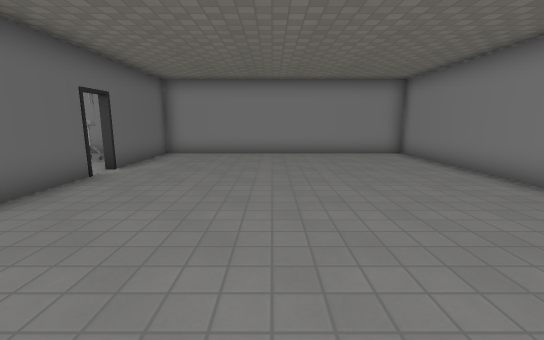
[1] (above)

24 first-person views from a walk through a 3-D level made in the Godot game engine. The camera is 1.3 m above the floor, tilts 10° down and sees 90° across. The floor is counted in squares, 1 m on a side. Each view is taken from the middle of a square. On the plan, view 1 faces up. The plan holds only what a view shows up to about 13 squares ahead; the rest is blank. The place goes on beyond the plan. Door leaves are left out where a doorway can be walked through. Some surface patterns are stand-ins.

[2]
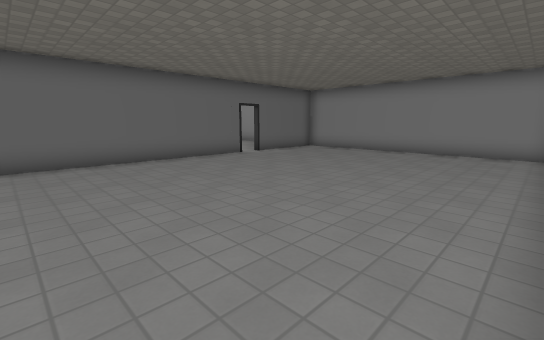

[3]
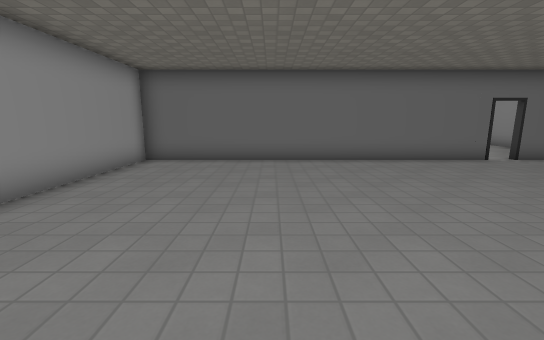

[4]
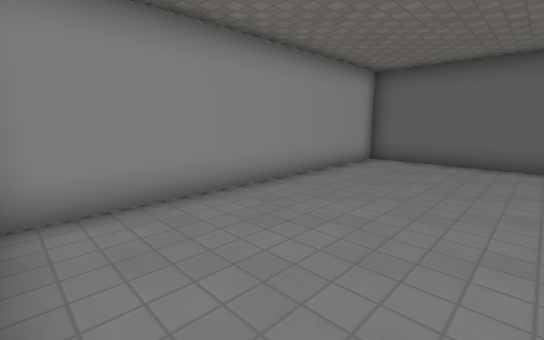

[5]
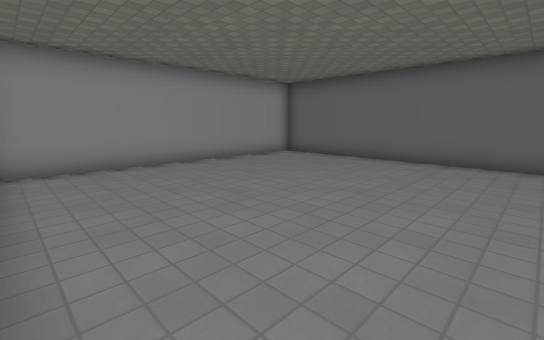

[6]
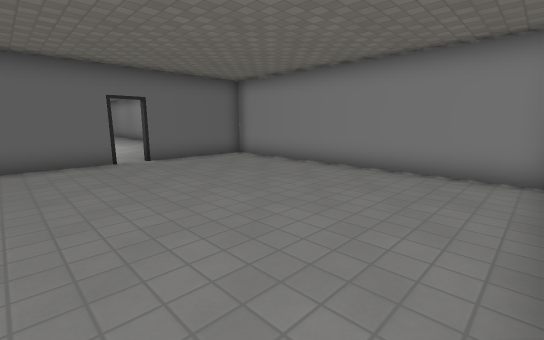

[7]
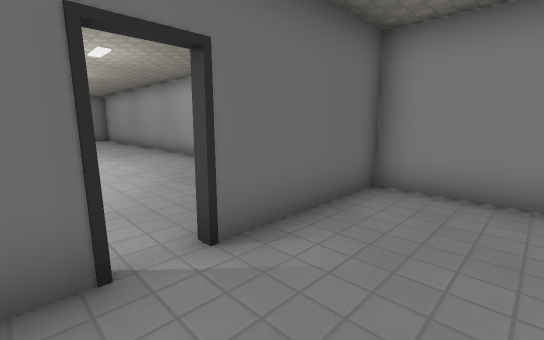

[8]
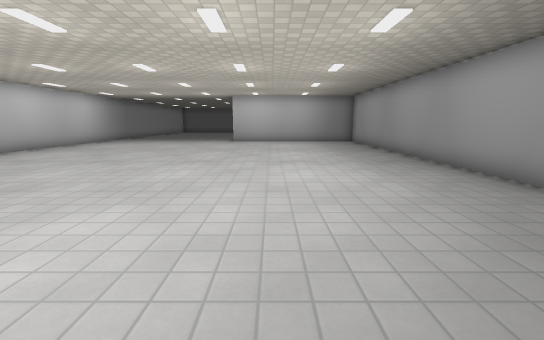

[9]
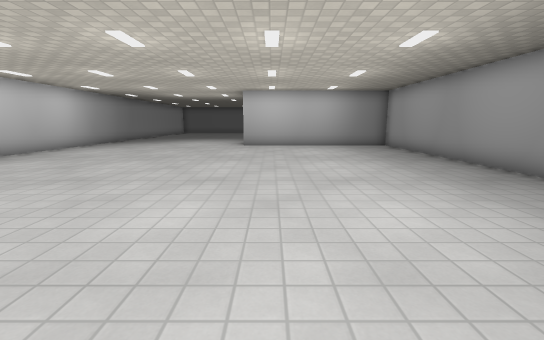

[10]
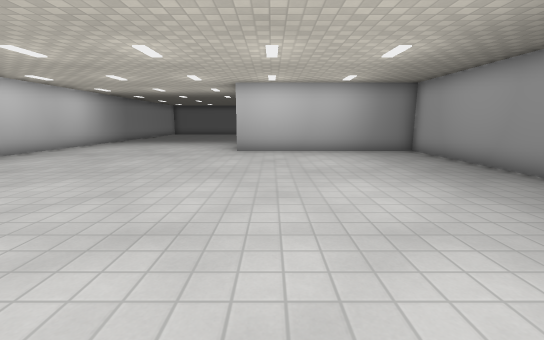

[11]
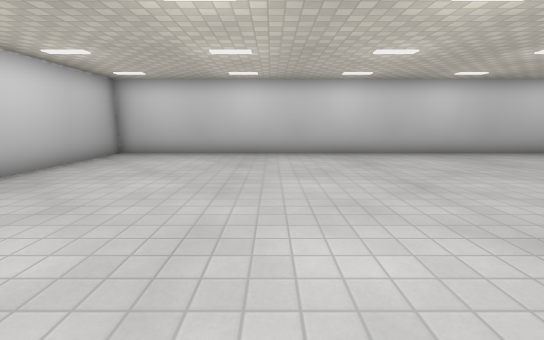

[12]
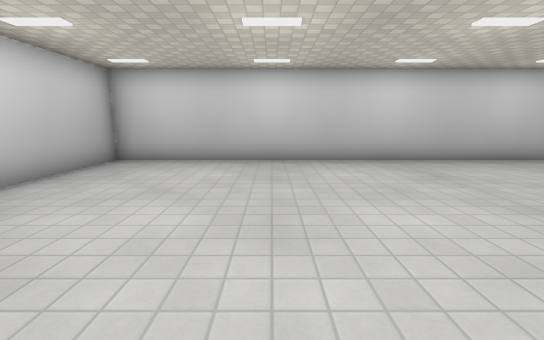

[13]
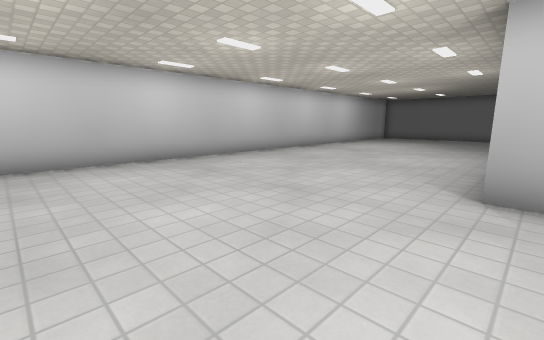

[14]
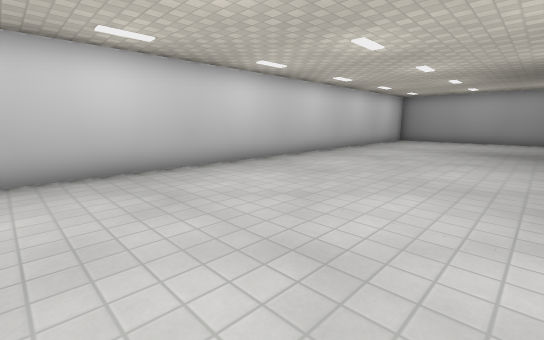

[15]
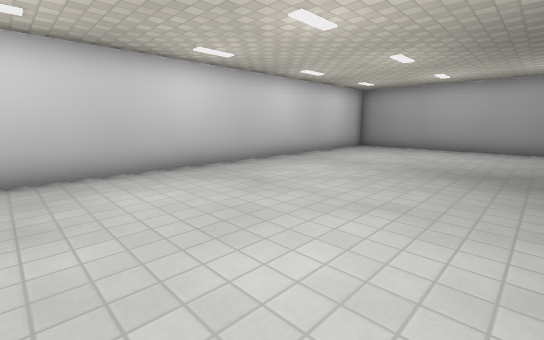

[16]
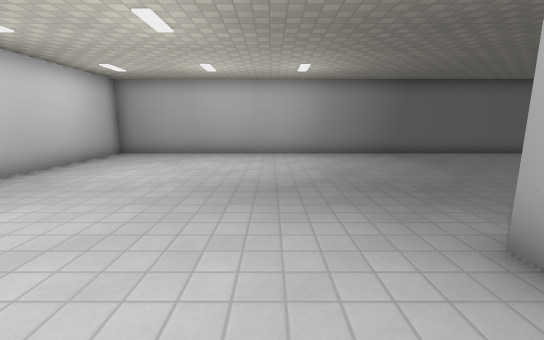

[17]
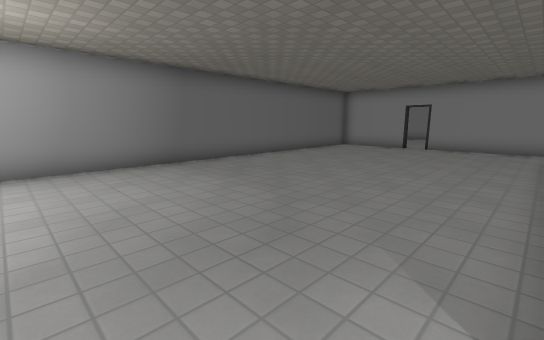

[18]
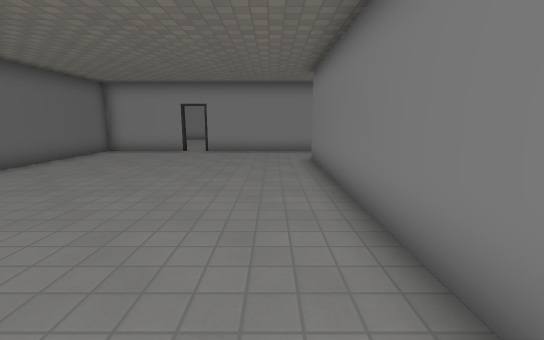

[19]
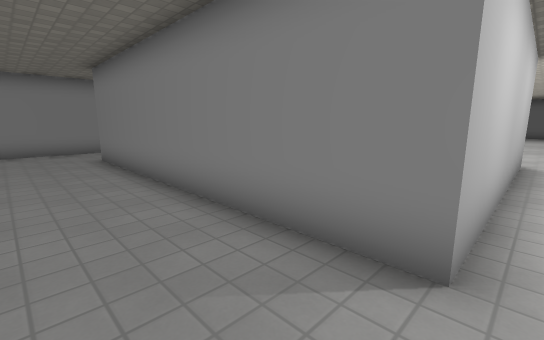

[20]
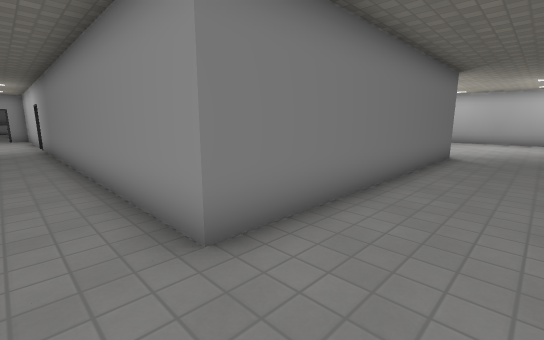

[21]
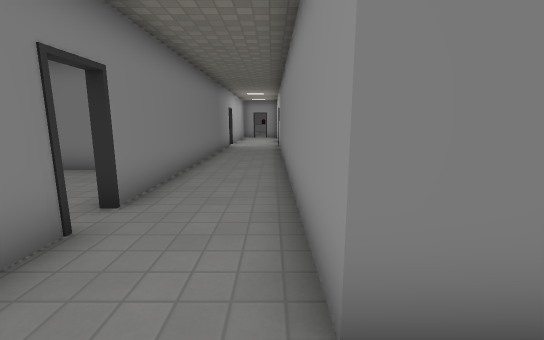

[22]
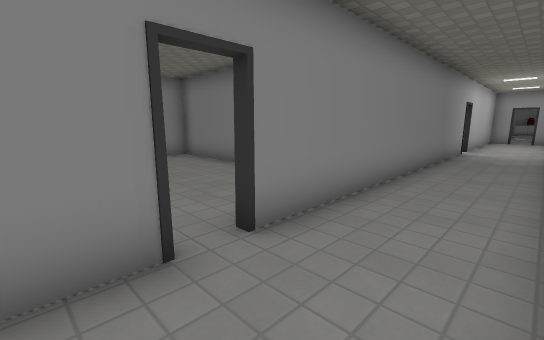

[23]
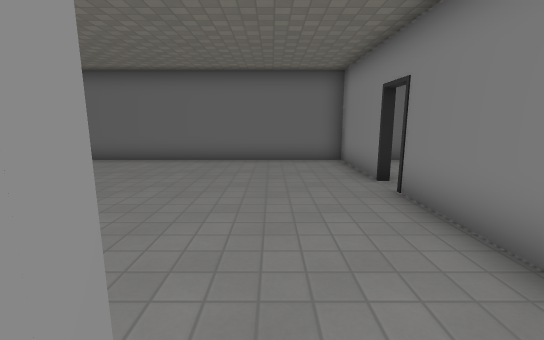

[24]
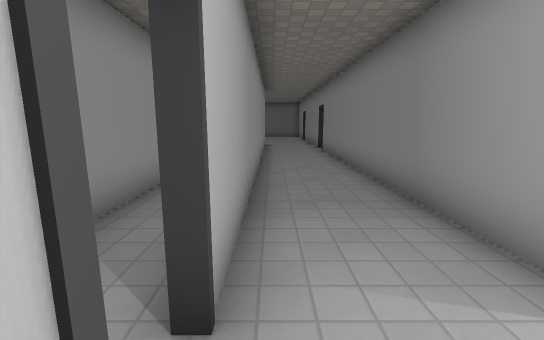

### Floor plan
Points are (right, up) in squares from view 1. A wall is a line through its corners. A room is listed if a view was taken in it or the views show most of it. See-through windows are left out.
Room 1 (views 1, 2, 3, 4, 5, 6, 7)
walls: (-4.4, 6.6) (-4.4, -5.5); (1.4, 11.4) (-4.4, 11.4) (-4.4, 7.4); (-3.9, -5.4) (5.1, -5.4)
ways out: opening at (-4, 7) to room 2; opening at (-2.5, 11); opening at (4, 11.7)
Room 2 (views 8, 9, 10, 11, 12, 13, 14, 15, 16, 17, 18, 19, 20, 21, 22, 23, 24)
walls: (-17.4, 16.4) (-29.1, 16.4); (-10.2, 11.4) (-23.4, 11.4) (-23.4, 3.4) (-31.6, 3.4) (-31.6, 13.6) (-17.4, 13.6); (-14.6, 16.4) (-16.6, 16.4); (-29.9, 16.4) (-36.1, 16.4); (-7, 11.4) (-7.8, 11.4); (-36.9, 16.4) (-40.4, 16.4) (-40.4, -5.4) (-3.9, -5.4); (-4.6, -5.5) (-4.6, -0.4)
ways out: opening at (-4, 7) to room 1; opening at (-17, 16); open door at (-36.5, 16); open door at (-29.5, 16); open door at (-16.5, 13)
objects: chair (-6, 9) to (-6, 10)

Positions as (right, up) in squares from view 1, and headings:
1: (0, 0), facing up
2: (5, -1), facing up-left
3: (5, -1), facing left
4: (5, -1), facing down-left
5: (5, 3), facing down-left
6: (5, 4), facing up-left
7: (-2, 6), facing up-left
8: (-5, 6), facing left
9: (-8, 5), facing left
10: (-11, 5), facing left
11: (-11, 6), facing down
12: (-10, 4), facing down
13: (-18, 4), facing down-left
14: (-20, 2), facing down-left
15: (-26, 2), facing down-left
16: (-29, 1), facing left
17: (-32, 2), facing up-left
18: (-33, 4), facing up
19: (-34, 3), facing up-right
20: (-34, 15), facing down-right
21: (-33, 14), facing right
22: (-31, 14), facing up-right
23: (-31, 14), facing left
24: (-16, 14), facing left
